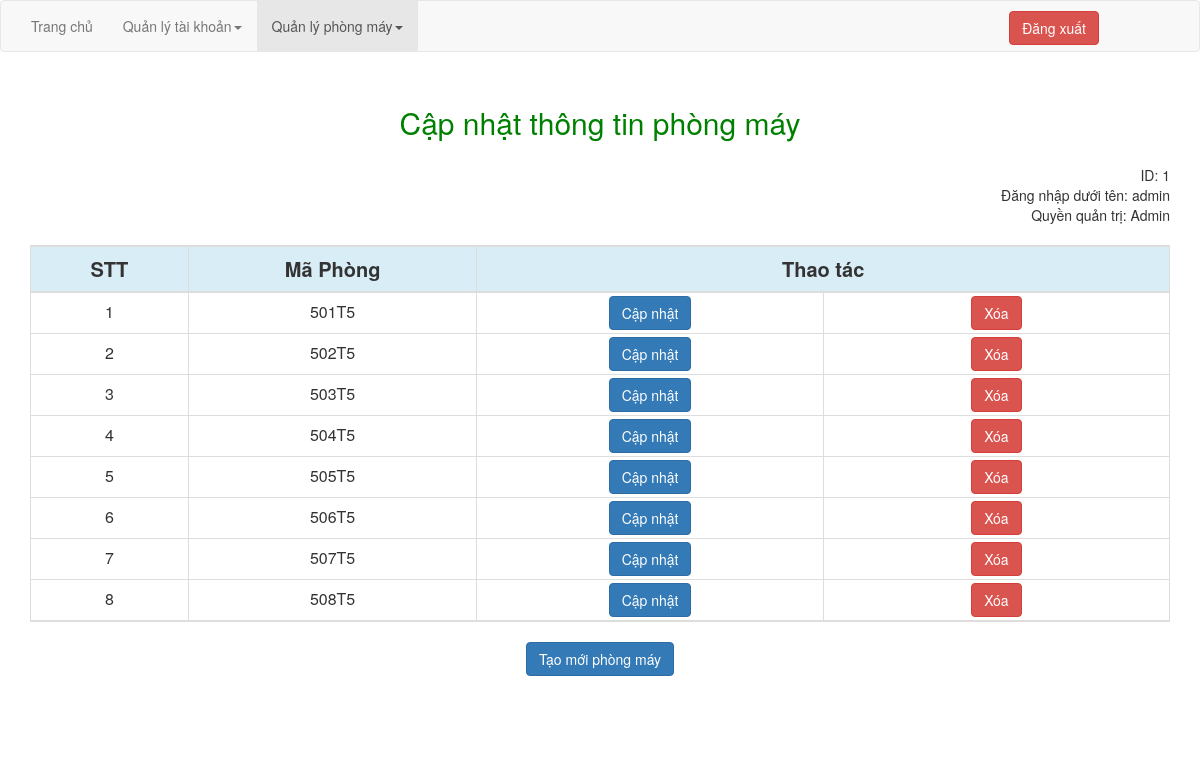
The page /index.php?c=room&&a=update (signed in) on the database its author committed.
### tables this page shows
CREATE TABLE `users` (
  `id_user` int(11) NOT NULL,
  `user_name` varchar(255) DEFAULT NULL,
  `password` varchar(255) DEFAULT NULL,
  `role` int(11) DEFAULT NULL
);

CREATE TABLE `room` (
  `id_room` int(11) NOT NULL,
  `name` varchar(255) DEFAULT NULL
);

### admin/core/Base_Controller.php (called while the page is built, shortened)
<?php if ( ! defined('PATH_SYSTEM')) die ('Bad requested!');
class Base_Controller extends Controller {
    public function render($view, $data) {
        $controller = explode('_', get_class($this))[0];
        $data['base_url'] = $this->config->item('base_url');
        $this->view->load(strtolower($controller) . '/' . $view, $data);
        $this->view->show();
    }
    public function setLayout($layout) {
        $this->view->setLayout($layout);
    }
}

### index.php (called while the page is built, shortened)
<?php
load();
?>

### admin/model/Room.php (called while the page is built, shortened)
<?php
class Room extends Model {
    public function update_view() {
        $username = $_SESSION['user']['user_name'];
        $users = $this->selectSQL("*","room", "1");
        $user = $this->selectSQL("*","users","user_name = '$username'");
        return array("users" => $users,
                    "user" => $user);
    }
}
?>

### admin/view/room/updateRoom.php (the view, shortened to what this page needs)
<div class="container" style="margin: 0 auto;margin-top: 50px">
    <div style="text-align: center;font-size: 30px;margin-bottom: 20px;color: green">Cập nhật thông tin phòng máy</div>
    <?php
    while ($data = mysqli_fetch_array($user)) {
        echo '
                    <div style="text-align: right;">ID: '.$data['id_user'].'</div>
                    <div style="text-align: right;">Đăng nhập dưới tên: '.$data['user_name'].'</div>
			        <div style="text-align: right;">Quyền quản trị: Admin</div>
					';
    }
    ?>
    <table  class="container table table-hover table-bordered" style="margin-top: 20px;text-align: center;">
        <tbody>
        <tr class="info">
            <td style="font-size: 20px;font-weight: bold;">STT</td>
            <td style="font-size: 20px;font-weight: bold;">Mã Phòng</td>
            <td style="font-size: 20px;font-weight: bold;" colspan="2">Thao tác</td>
        </tr>
        </tbody>
        <?php
            $stt = 1;
        while ($data = mysqli_fetch_array($users)) {
            echo '<tr>
					<td width="50px" >'.$stt.'</td>
					<td width="100px">'.$data["name"].'</td>
					<td style="padding: 3px 1px; width: 120px;text-align: center;"><a href=\'index.php?c=room&&a=update_name&id='.$data["id_room"].'\' class="btn btn-primary">Cập nhật</a></td>
					<td style="padding: 3px 1px; width: 120px;text-align: center;"><a class=\'delete btn btn-danger\'  data-confirm=\'Are you sure want to delete?\' href="index.php?c=room&&a=delete&&id='.$data["id_room"].'">Xóa</a></td>
					</tr>';
            $stt++;
        }
        ?>
    </table>
    <center><a href='index.php?c=room&&a=create' class="btn btn-primary">Tạo mới phòng máy</a></center>
    <div style="height: 30px;"></div>
    <div style="height: 50px;"></div>
</div>

### rows shown on the page
users: id_user "1", user_name "admin"
room: name "501T5"
room: name "502T5"
room: name "503T5"
room: name "504T5"
room: name "505T5"
room: name "506T5"
room: name "507T5"
room: name "508T5"
